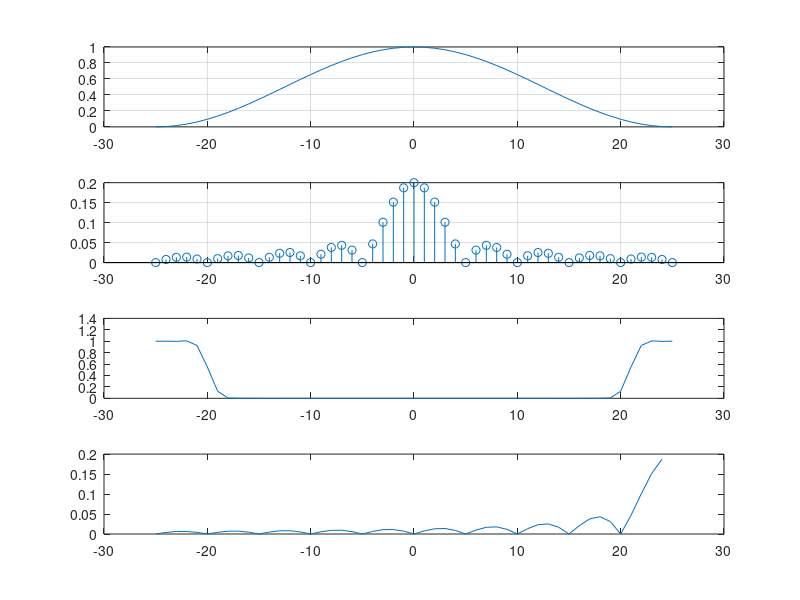

This figure's MATLAB source:
clc ; 
clear ; 
close all ;
l=51;  #order M=50
w=pi/5;

n=-25:25;
#hanning window
W=(0.5+0.5*cos((2*pi.*n)./50));
subplot(4,1,1)
plot(n,abs(W));
grid on;

#ideal filter
h=((sin(w.*n))./(pi.*n));
h(n==0)=0.2;
subplot(4,1,2)
stem(n,abs(h));
grid on;

#desired filter
y=(W.*h);
x=fft(y)
subplot(4,1,3)
plot(n,abs(x));
#hold on;

#shifting
a=(sin(w*(n-25))./(pi.*(n-25)));
subplot(4,1,4);
plot(n,abs(a));
#hold on;